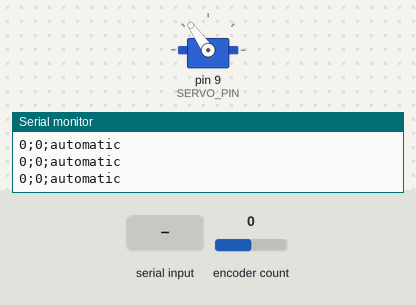
Simulated run of this sketch. Board: Arduino Uno, built with avr-gcc and run on an emulated ATmega328P. Shown: servo, the last lines printed to the serial monitor. The test bench sets the inputs (shaded band); at power-on: encoder count 0.

Above: at 1.2 s.
1.3 s: "b" received over Serial
At 4.1 s:
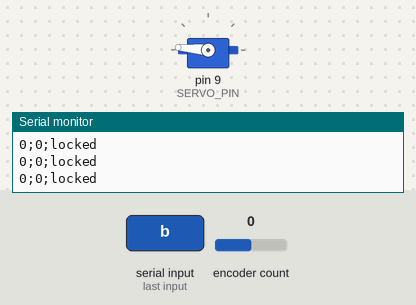
4.3 s: "c" received over Serial
At 7.4 s:
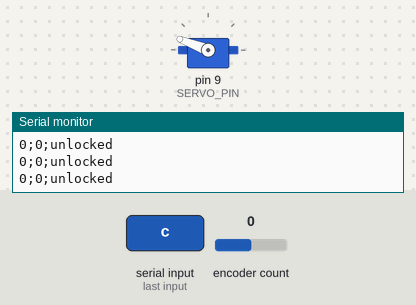
Timing chart, 0 to 13.3 s (numbered marks = the images above; inputs shaded):
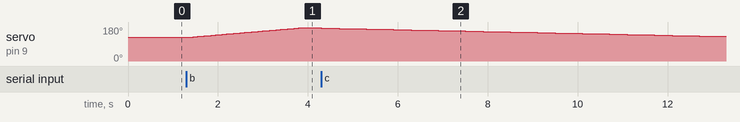

The sketch:

Lock_system_RotaryEncoder_v4.ino
```cpp
#include <Arduino.h>
#include <RotaryEncoder.h>
#include <Servo.h>
#include <string.h>

// Pin definitions
#define ENCODER_PIN1 2
#define ENCODER_PIN2 3
#define SERVO_PIN 9

// Servo angles
#define INITIAL_ANGLE 125
#define TARGET_ANGLE 175

// Thresholds
#define INACTIVITY_THRESHOLD 20000UL
#define POSITION_THRESHOLD 50

RotaryEncoder encoder(ENCODER_PIN1, ENCODER_PIN2);
Servo servo;

unsigned long lastMovementTime = 0;
int lastEncoderPosition = 0;
bool movingToTarget = false;
bool automatic = true;

char lockstate[20] = "automatic";
char prevLockstate[20] = "automatic";

int locomotionBinary = 0;

// --- SERIAL OUTPUT VARIABLES ---
unsigned long lastSerialTime = 0;
const unsigned long SERIAL_INTERVAL = 50; // 50 ms

// --- TIME-BASED SERVO VARIABLES ---
int startAngle = INITIAL_ANGLE;
int targetAngle = INITIAL_ANGLE;
unsigned long moveStartTime = 0;
float currentAngleF = INITIAL_ANGLE; // float for smooth movement

// Speeds to exactly match original blocking delays
const float FORWARD_SPEED_DPS  = 5.0;   // 200 ms per degree
const float BACKWARD_SPEED_DPS = 20.0;  // 50 ms per degree

void setup() {
  Serial.begin(9600);

  servo.attach(SERVO_PIN);
  servo.write(INITIAL_ANGLE);

  lastMovementTime = millis();
  strcpy(prevLockstate, lockstate);
}

void loop() {
  unsigned long now = millis();

  // --- SERIAL INPUT ---
  if (Serial.available() > 0) {
    char input = Serial.read();

    if (input == 'a') {
      automatic = true;
      strcpy(lockstate, "automatic");
    }
    else if (input == 'b') {
      automatic = false;
      strcpy(lockstate, "locked");
    }
    else if (input == 'c') {
      automatic = false;
      strcpy(lockstate, "unlocked");
    }
  }

  // --- ENCODER ---
  encoder.tick();
  int currentPosition = encoder.getPosition();

  // --- MOVEMENT DETECTION ---
  if (abs(currentPosition - lastEncoderPosition) > POSITION_THRESHOLD) {

      lastMovementTime = now;
      locomotionBinary = 1;

      if (automatic) {
          startAngle = currentAngleF;
          targetAngle = INITIAL_ANGLE;
          moveStartTime = now;
          movingToTarget = false;
      }

      lastEncoderPosition = currentPosition;
  }

  // --- INACTIVITY ---
  if (now - lastMovementTime >= INACTIVITY_THRESHOLD) {
    locomotionBinary = 0;

    if (automatic && !movingToTarget) {
      startAngle = currentAngleF;
      targetAngle = TARGET_ANGLE;
      moveStartTime = now;
      movingToTarget = true;
    }
  }

  // --- LOCK / UNLOCK ---
  if (strcasecmp(lockstate, prevLockstate) != 0) {
    startAngle = currentAngleF;

    if (strcasecmp(lockstate, "locked") == 0) {
      targetAngle = TARGET_ANGLE;
    }
    else if (strcasecmp(lockstate, "unlocked") == 0) {
      targetAngle = INITIAL_ANGLE;
    }

    moveStartTime = now;
    strcpy(prevLockstate, lockstate);
  }

  // --- TIME-BASED NON-BLOCKING SERVO MOVE ---
  if ((int)currentAngleF != targetAngle) {
    float speed = (targetAngle > startAngle) ? BACKWARD_SPEED_DPS : FORWARD_SPEED_DPS;
    float elapsedSec = (now - moveStartTime) / 1000.0;
    float delta = elapsedSec * speed;

    if (targetAngle > startAngle)
      currentAngleF = startAngle + delta;
    else
      currentAngleF = startAngle - delta;

    // Constrain to target
    if ((targetAngle > startAngle && currentAngleF > targetAngle) ||
        (targetAngle < startAngle && currentAngleF < targetAngle)) {
      currentAngleF = targetAngle;
    }

    servo.write((int)currentAngleF);
  }

  // --- SERIAL OUTPUT (EVERY 50 ms) ---
  if (now - lastSerialTime >= SERIAL_INTERVAL) {
    Serial.print(locomotionBinary);
    Serial.print(";");
    Serial.print(currentPosition);
    Serial.print(";");
    Serial.println(lockstate);

    lastSerialTime = now;
  }
}
```

Measured:
- after the input at 1.3 s, servo on pin 9 (SERVO_PIN): moves from 125° to 175° over 2.4 s, starting after 0.05 s
- after the input at 4.3 s, servo on pin 9 (SERVO_PIN): moves from 175° to 130° over 8.8 s, starting at once
